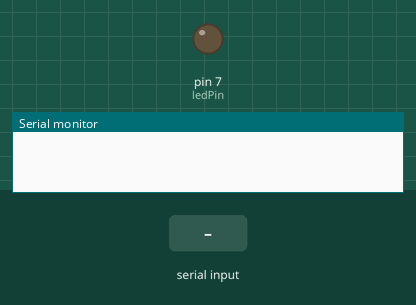
Recording of a sketch running on a simulated Arduino Uno, built with avr-gcc and run on an emulated ATmega328P. Shown: output pins drawn as LEDs (lit = HIGH), the last lines printed to the serial monitor. Inputs (shaded band) come from the test bench.

Above: at 1.2 s.
1.3 s: "on\n" received over Serial
At 1.8 s:
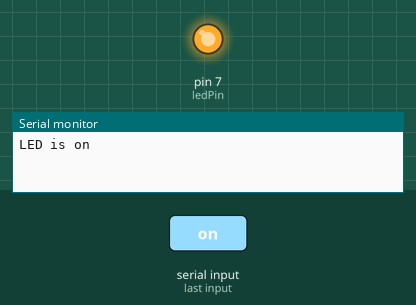
2.8 s: "off\n" received over Serial
At 4.1 s:
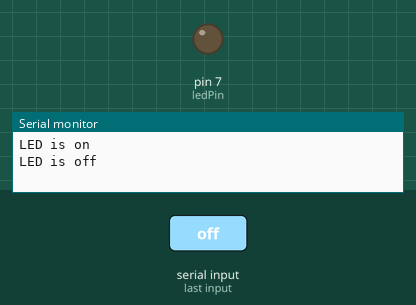
Timing chart, 0 to 5.8 s (numbered marks = the images above; inputs shaded):
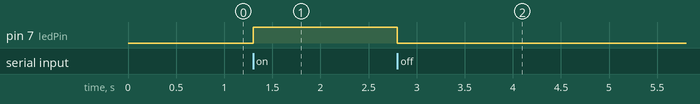

Measured:
- after the input at 1.3 s, pin 7 (ledPin): LOW → HIGH at once
- after the input at 2.8 s, pin 7 (ledPin): HIGH → LOW at once

The sketch:

UART_Communication.ino
```cpp
const int ledPin = 7;  // Define the pins for the LED connection

void setup() {
  pinMode(ledPin, OUTPUT);           // Set the LED pin to output mode

  Serial.begin(115200);                // Initialize serial communication and set the baud rate to 115200
  while (!Serial) {};    // Wait for the serial port to be ready
}

void loop() {
  if (Serial.available() > 0) {                 // If the serial port receives data
    String msg = Serial.readStringUntil('\n');  // Read a line of input (ending with a line break)
    msg.trim();                                 // Remove leading and trailing invisible characters that take up space, such as spaces and newline characters

    if (msg == "on") {
      // If the input is "on", turn on the LED
      digitalWrite(ledPin, HIGH);
      Serial.println("LED is on");
    } else if (msg == "off") {
      // If the input is "off", turn off the LED
      digitalWrite(ledPin, LOW);
      Serial.println("LED is off");
    }else{
      Serial.println("Please enter 'on' or 'off'");  // Prompt for valid input
    }
  }
}
```
